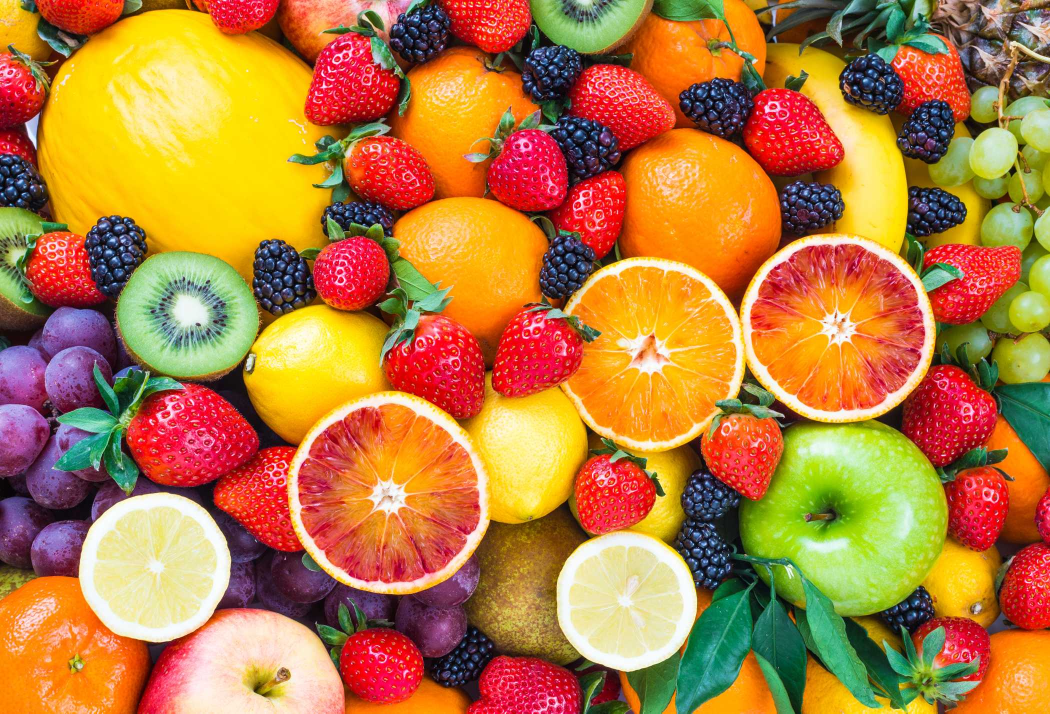
#> input picture XLA_lab4/fruit.jpg, 2100 x 1427 px (shown at 1/2 size)
$ jupyter execute --allow-errors Lab4.ipynb
#> lines starting #> are read from the running program, lines starting #| are printed output that depends on the picture; after the words box and inside, x2 and y2 are one past the last pixel; in counts of white or black regions, pixels touching at a corner belong together
[cell 1]
#2.1: Phân vùng theo histogram
#2.1.1: Phương pháp Otsu

from PIL import Image
import numpy as np
import imageio.v2 as iio
import scipy.ndimage as nd
import matplotlib.pylab as plt
from skimage.filters.thresholding import threshold_otsu

data = Image.open('fruit.jpg').convert('L')
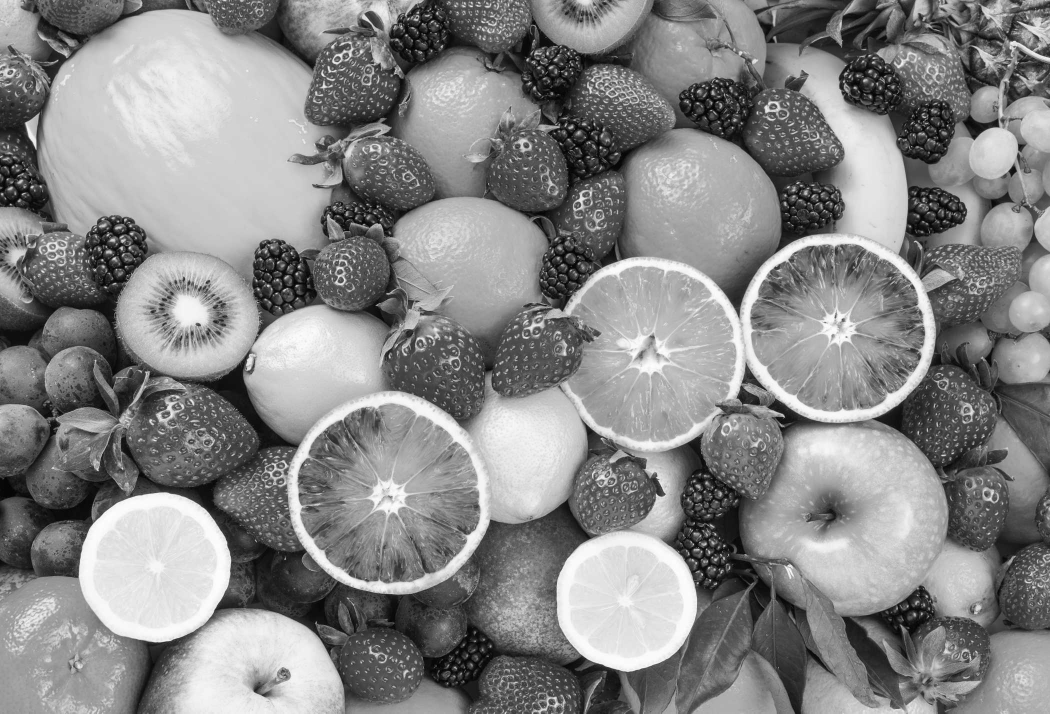
#> data: PIL image 2100x1427 L (shown at 1/2 size); min 0, max 255, mean 134.7

a = np.asarray(data)

# performing Otsu’s thresholding
thres = threshold_otsu(a)
#> thres = 131

# pixels with intensity greater than threshold are kept
b = a > thres
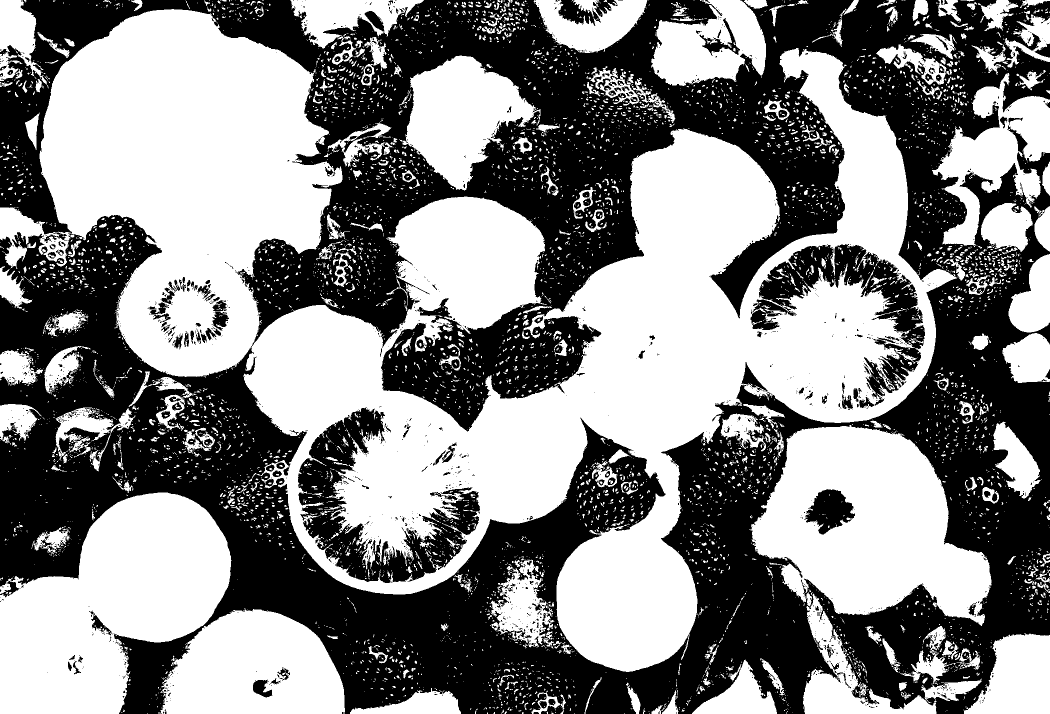
#> b: shape (1427, 2100) bool (shown at 1/2 size); 53% white; 1755 black regions (1546 under 20 px), largest, box (x1, y1, x2, y2) and area: (0, 0, 2100, 1427) 1299004, (596, 815, 960, 1166) 41389, (1518, 488, 1850, 811) 29155

b = Image.fromarray(b)

plt.imshow(b)
plt.show()

[cell 2]
#2.1.2: Phương pháp Adaptive Thresholding

from PIL import Image
import numpy as np
import imageio.v2 as iio
import scipy.ndimage as nd
import matplotlib.pylab as plt
from skimage.filters import threshold_local

data = Image.open('fruit.jpg').convert('L')

a = np.asarray(data)

# performing local thresholding
b = threshold_local(a, 39, offset=10)
#> b: shape (1427, 2100) float64

b = a > b
#> b: shape (1427, 2100) bool; 77.9% white; 15245 black regions (13190 under 20 px), largest, box (x1, y1, x2, y2) and area: (18, 454, 1611, 1427) 91087, (967, 106, 2042, 984) 64763, (1618, 0, 1955, 565) 26489

plt.imshow(b)
plt.show()

[cell 3]
#2.2: Phân vùng theo region
import cv2
from PIL import Image
import numpy as np
import imageio.v2 as iio
import scipy.ndimage as nd
from scipy.ndimage import label
import matplotlib.pylab as plt
from skimage.filters import threshold_local

# opening the image and converting it to grayscale
data = cv2.imread('fruit.jpg')
#> data: shape (1427, 2100, 3)
# converting image from color to grayscale
a = cv2.cvtColor(data, cv2.COLOR_BGR2GRAY)
# thresholding the image to obtain cell pixels
thres, b1 = cv2.threshold(a, 0, 255, cv2.THRESH_BINARY_INV + cv2.THRESH_OTSU)
#> b1: shape (1427, 2100); 47% white; 1755 white regions (1546 under 20 px), largest, box (x1, y1, x2, y2) and area: (0, 0, 2100, 1427) 1299003, (596, 815, 960, 1166) 41389, (1518, 488, 1850, 811) 29155
# since Otsu’s method has over segmented the image
# erosion operation is performed
b2 = cv2.erode(b1, None, iterations = 2)
#> b2: shape (1427, 2100); 33.4% white; 895 white regions (652 under 20 px), largest, box (x1, y1, x2, y2) and area: (0, 432, 1702, 1427) 393106, (492, 0, 2051, 679) 304875, (1640, 453, 2100, 1427) 132294
# distance transform is performed
dist_trans = cv2.distanceTransform(b2, 2, 3)
# thresholding the distance transform image to obtain
# sure cells that are foreground
_, dist = cv2.threshold(dist_trans, 1, 255, cv2.THRESH_BINARY)
#> dist: shape (1427, 2100) float32; 28.9% white; 793 white regions (497 under 20 px), largest, box (x1, y1, x2, y2) and area: (243, 711, 1664, 1427) 253609, (599, 0, 2046, 676) 244885, (1642, 454, 2100, 1427) 118706
# performing labeling
labelled, no = label(dist)
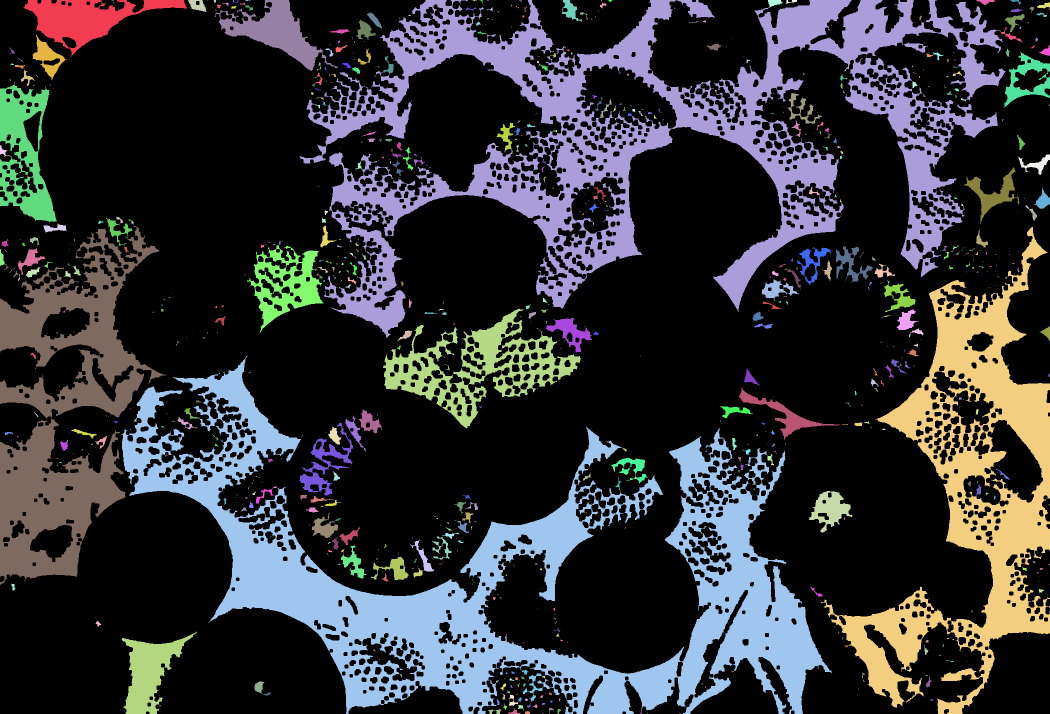
#> labelled: shape (1427, 2100) int32 (shown at 1/2 size); 1143 distinct labels, from 0 to 1142; one colour per label, 0 black
#> no = 1142
# labelled is converted to 32-bit integer
labelled = labelled.astype(np.int32)
# performing watershed
cv2.watershed(data, labelled)
b = Image.fromarray(labelled)
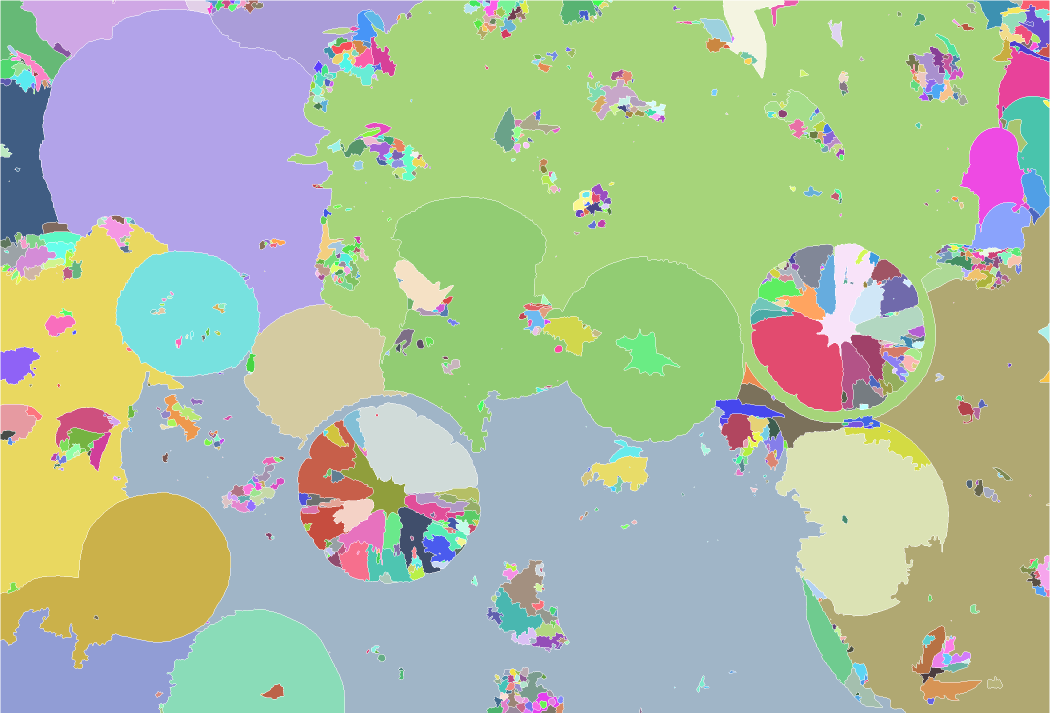
#> b: PIL image 2100x1427 I (shown at 1/2 size); 1139 distinct labels, from -1 to 1139; one colour per label, 0 black, -1 white

plt.imshow(b)
plt.show()

[cell 4]
#2.3: Biến đổi đối tượng trong ảnh
#2.3.1: Sử dụng binary_dilation
import cv2
from PIL import Image
import numpy as np
import imageio.v2 as iio
import scipy.ndimage as nd
from scipy.ndimage import label
import matplotlib.pylab as plt
from skimage.filters import threshold_local

# opening the image and converting it to grayscale
data = Image.open('dil_img.gif').convert('L')
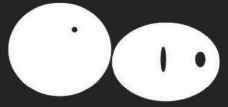
#> input picture XLA_lab4/dil_img.gif, 228 x 107 px
#> data: PIL image 228x107 L
b = nd.binary_dilation(data, iterations=50)
#> b: shape (107, 228) bool; every value is 1

c = Image.fromarray(b)
#> c: PIL image 228x107 1; every value is 1
c.show()
plt.imshow(c)
plt.show()

[cell 5]
#2.3.2: Sử dụng binary_opening
import cv2
from PIL import Image
import numpy as np
import imageio.v2 as iio
import scipy.ndimage as nd
from scipy.ndimage import label
import matplotlib.pylab as plt
from skimage.filters import threshold_local

# opening the image and converting it to grayscale
data = Image.open('dil_img.gif').convert('L')
# defining the structuring element
s = [[0, 1, 0], [1, 1, 1], [0, 1, 0]]
b = nd.binary_opening(data, structure=s, iterations=25)
#> b: shape (107, 228) bool; 94.7% white; 4 black regions, box (x1, y1, x2, y2) and area: (0, 0, 25, 25) 325, (203, 0, 228, 25) 325, (0, 82, 25, 107) 325, (203, 82, 228, 107) 325

c = Image.fromarray(b)
c.show()
plt.imshow(c)
plt.show()

[cell 6]
#2.3.3: Sử dụng binary_erosion
import cv2
from PIL import Image
import numpy as np
import imageio.v2 as iio
import scipy.ndimage as nd
from scipy.ndimage import label
import matplotlib.pylab as plt
from skimage.filters import threshold_local

# opening the image and converting it to grayscale
data = Image.open('dil_img.gif').convert('L')
# defining the structuring element
s = [[0, 1, 0], [1, 1, 1], [0, 1, 0]]
b = nd.binary_erosion(data, structure=s, iterations=50)
#> b: shape (107, 228) bool; 3.7% white; 1 white region, box (x1, y1, x2, y2) and area: (50, 50, 178, 57) 896

c = Image.fromarray(b)
c.show()
plt.imshow(c)
plt.show()

[cell 7]
#2.3.4:Sử dụng binary_closing
import cv2
from PIL import Image
import numpy as np
import imageio.v2 as iio
import scipy.ndimage as nd
from scipy.ndimage import label
import matplotlib.pylab as plt
from skimage.filters import threshold_local

# opening the image and converting it to grayscale
data = Image.open('dil_img.gif').convert('L')
# defining the structuring element
s = [[0, 1, 0], [1, 1, 1], [0, 1, 0]]
b = nd.binary_closing(data, structure=s, iterations=50)

c = Image.fromarray(b)
c.show()
plt.imshow(c)
plt.show()

#> (a cell that did not finish here is left out)

[cell 9]
#Bài 2: Viết chương trình chọn Hồ Xuân Hương trong ảnh Đà Lạt từ thư mục exercise. Xoay đối tượng vừa chọn 1 góc 45° và dùng phương pháp Adaptive Thresholding với ngưỡng 60 và lưu vào máy với tên là ho_xuan_huong.jpg.
from PIL import Image
import numpy as np
import matplotlib.pyplot as plt
from skimage.filters import threshold_local

path = 'exercise/dalat.jpg'
data = Image.open(path).convert('L')
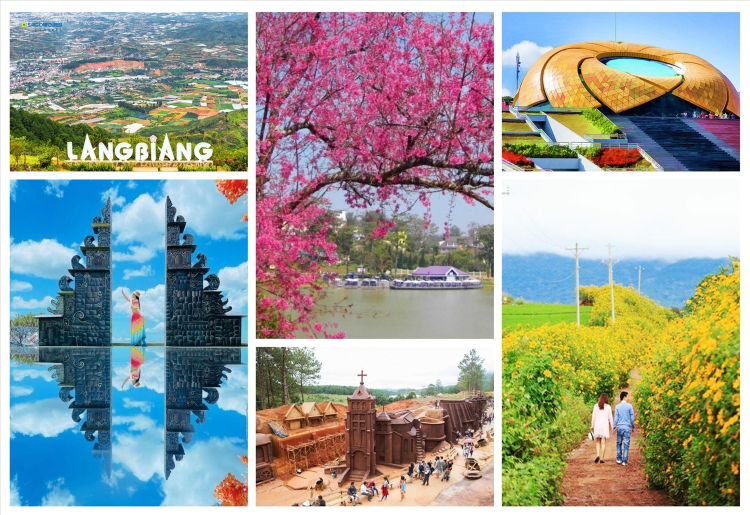
#> input picture XLA_lab4/exercise/dalat.jpg, 1500 x 1029 px (shown at 1/2 size)
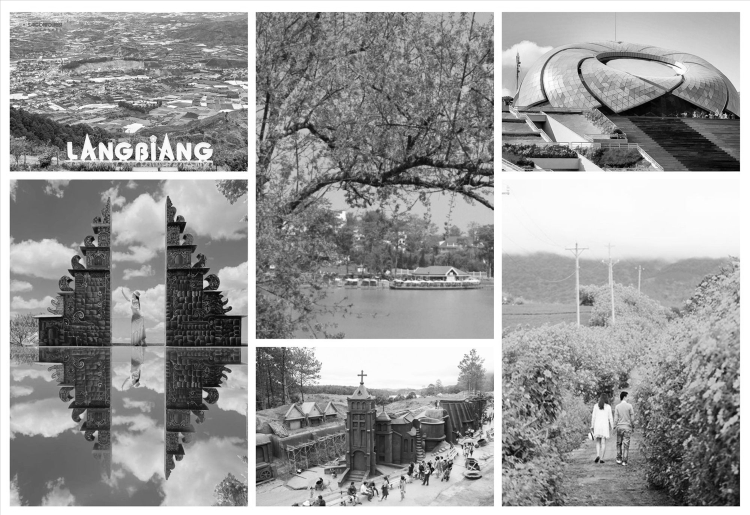
#> data: PIL image 1500x1029 L (shown at 1/2 size); min 0, max 255, mean 153.5
box = (430, 270, 850, 520)
roi = data.crop(box)
rotated = roi.rotate(45, expand=True, fillcolor=255)
a = np.asarray(rotated)
adaptive_thresh = threshold_local(a, block_size=39, offset=60)
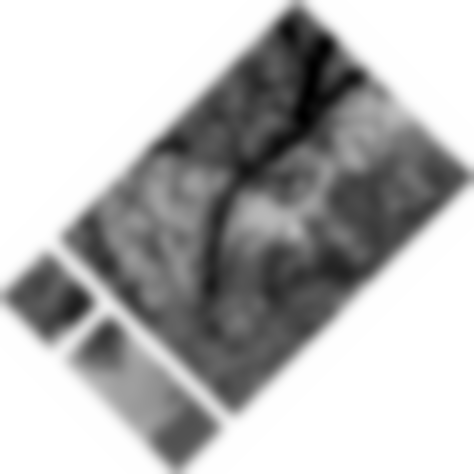
#> adaptive_thresh: shape (474, 474) float64; min -12.62, max 195, mean 135.6; drawn with min black and max white
binary_mask = a > adaptive_thresh
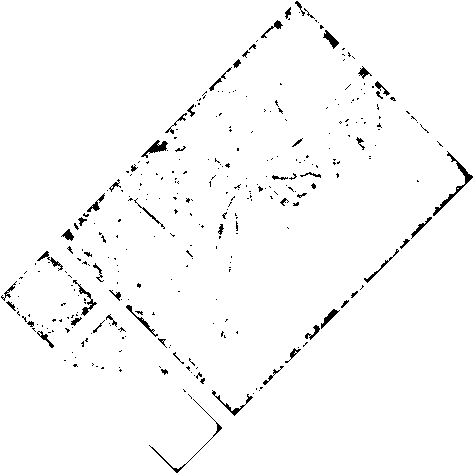
#> binary_mask: shape (474, 474) bool; 97.9% white; black in thin lines or dots
result = Image.fromarray((binary_mask * 255).astype(np.uint8))
#> result: PIL image 474x474 L; 97.9% white; black in thin lines or dots
result.save('ho_xuan_huong.jpg')

plt.imshow(result, cmap='gray')
plt.title("Hồ Xuân Hương - Adaptive Threshold (offset=60)")
plt.axis('off')
plt.show()

[cell 10]
#Bài 3: Viết chương trình chọn Quản trường Lâm Viên trong ảnh Đà Lạt từ thư mục exercise. Dùng phương pháp Coordinate Mapping và Binary Closing cho vùng vừa chọn. Lưu vào máy với tên là quan_truong_lam_vien.jpg.
from PIL import Image
import numpy as np
import matplotlib.pyplot as plt
from scipy.ndimage import binary_closing, map_coordinates

data = Image.open('exercise/dalat.jpg').convert('L')
box = (860, 20, 1360, 270)
roi = data.crop(box)
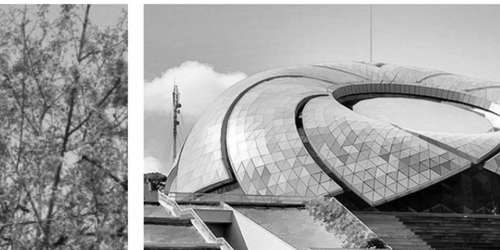
#> roi: PIL image 500x250 L; min 0, max 255, mean 158.1
a = np.asarray(roi)
#> (the rest of this cell did not finish here and is left out)

[cell 11]
#Bài 4: Viết chương trình cho phép người dùng nhập chức năng muốn xử lý. (Có thể chọn 1 chức năng duy nhất hoặc kết hợp 2 chức năng của geometric_transformation và segment).
from PIL import Image
import numpy as np
import matplotlib.pyplot as plt
from scipy.ndimage import binary_dilation, binary_erosion, shift as nd_shift
from skimage.filters import threshold_local, threshold_otsu


def show_menu():
    print("geometric_transformation")
    print(" ├── coordinate_mapping")
    print(" ├── Rotate")
    print(" ├── Scale")
    print(" └── Shift")
    print("segment")
    print(" ├── Adaptive_thresholding")
    print(" ├── Binary_dilation")
    print(" ├── Binary_erosion")
    print(" └── Otsu")

def coordinate_mapping(img_np):
    print("→ Coordinate Mapping: flip ảnh theo chiều ngang")
    return np.fliplr(img_np)

def rotate(img_np):
    print("→ Rotate: xoay ảnh 45 độ")
    return np.array(Image.fromarray(img_np).rotate(45, expand=True, fillcolor=255))

def scale(img_np):
    print("→ Scale: thu nhỏ ảnh 0.5x")
    img_pil = Image.fromarray(img_np)
    w, h = img_pil.size
    return np.array(img_pil.resize((w//2, h//2)))

def shift(img_np):
    print("→ Shift: dịch ảnh 50px sang phải, 30px xuống dưới")
    return nd_shift(img_np, shift=(30, 50), cval=255)

def adaptive_thresholding(img_np):
    print("→ Adaptive Thresholding: offset = 10")
    thresh = threshold_local(img_np, block_size=39, offset=10)
    return (img_np > thresh) * 255

def binary_dilation_op(img_np):
    print("→ Binary Dilation: dãn nở")
    binary = img_np > 128
    return binary_dilation(binary, iterations=5) * 255

def binary_erosion_op(img_np):
    print("→ Binary Erosion: co lại")
    binary = img_np > 128
    return binary_erosion(binary, iterations=5) * 255

def otsu(img_np):
    print("→ Otsu Thresholding")
    thresh = threshold_otsu(img_np)
    return (img_np > thresh) * 255

geo_funcs = {
    "coordinate_mapping": coordinate_mapping,
    "rotate": rotate,
    "scale": scale,
    "shift": shift
}

segment_funcs = {
    "adaptive_thresholding": adaptive_thresholding,
    "binary_dilation": binary_dilation_op,
    "binary_erosion": binary_erosion_op,
    "otsu": otsu
}

def main():
    img = Image.open('exercise/dalat.jpg').convert('L')
    img_np = np.array(img)

    show_menu()
    print("\nNhập chức năng cần xử lý (có thể nhập 1 hoặc 2 chức năng):")
    print("Ví dụ: coordinate_mapping")
    print("Ví dụ: rotate otsu")

    choices = input("Nhập lựa chọn của bạn: ").lower().strip().split()
#> the answer given: 1

    if not choices or len(choices) > 2:
        print(" Vui lòng nhập tối đa 2 chức năng hợp lệ!")
        return

    result = img_np.copy()
    geo_applied = False
    seg_applied = False

    for func in choices:
        if func in geo_funcs and not geo_applied:
            result = geo_funcs[func](result)
            geo_applied = True
        elif func in segment_funcs and not seg_applied:
            result = segment_funcs[func](result)
            seg_applied = True
        else:
            print(f" Lựa chọn không hợp lệ hoặc bị trùng: {func}")
            return
#> after the loop, geo_applied = False; seg_applied = False

    final = Image.fromarray(result.astype(np.uint8))
    plt.imshow(final, cmap='gray')
    plt.title("Kết quả xử lý ảnh")
    plt.axis('off')
    plt.show()

if __name__ == "__main__":
    main()
